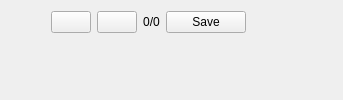
                <widget class="QWidget" name="pageMergeDiff">
                 <layout class="QVBoxLayout" name="verticalLayout12" stretch="0">
                  <item>
                   <layout class="QVBoxLayout" name="verticalLayoutMergeDiffHeader">
                    <item>
                     <layout class="QHBoxLayout" name="horizontalLayout_8" stretch="0,0,0,0,0,0,0">
                      <item>
                       <spacer name="horizontalSpacer_1">
                        <property name="orientation">
                         <enum>Qt::Orientation::Horizontal</enum>
                        </property>
                        <property name="sizeHint" stdset="0">
                         <size>
                          <width>40</width>
                          <height>20</height>
                         </size>
                        </property>
                       </spacer>
                      </item>
                      <item>
                       <widget class="QPushButton" name="pushButtonMergeDiffUp">
                        <property name="text">
                         <string/>
                        </property>
                        <property name="checkable">
                         <bool>true</bool>
                        </property>
                        <property name="flat">
                         <bool>false</bool>
                        </property>
                       </widget>
                      </item>
                      <item>
                       <widget class="QPushButton" name="pushButtonMergeDiffDown">
                        <property name="text">
                         <string/>
                        </property>
                        <property name="checkable">
                         <bool>false</bool>
                        </property>
                        <property name="flat">
                         <bool>false</bool>
                        </property>
                       </widget>
                      </item>
                      <item>
                       <widget class="QLabel" name="labelMergeDiffConflicts">
                        <property name="text">
                         <string notr="true">0/0</string>
                        </property>
                        <property name="alignment">
                         <set>Qt::AlignmentFlag::AlignCenter</set>
                        </property>
                       </widget>
                      </item>
                      <item>
                       <widget class="QPushButton" name="pushButtonMergeDiffSave">
                        <property name="text">
                         <string>Save</string>
                        </property>
                        <property name="checkable">
                         <bool>false</bool>
                        </property>
                        <property name="flat">
                         <bool>false</bool>
                        </property>
                       </widget>
                      </item>
                      <item>
                       <spacer name="horizontalSpacer_3">
                        <property name="orientation">
                         <enum>Qt::Orientation::Horizontal</enum>
                        </property>
                        <property name="sizeType">
                         <enum>QSizePolicy::Policy::Fixed</enum>
                        </property>
                        <property name="sizeHint" stdset="0">
                         <size>
                          <width>40</width>
                          <height>20</height>
                         </size>
                        </property>
                       </spacer>
                      </item>
                      <item>
                       <widget class="QPushButton" name="pushButtonMergeDiffClose">
                        <property name="text">
                         <string/>
                        </property>
                        <property name="flat">
                         <bool>true</bool>
                        </property>
                       </widget>
                      </item>
                     </layout>
                    </item>
                    <item>
                     <widget class="QStackedWidget" name="stackedWidgetMergeDiff">
                      <widget class="QWidget" name="pageMergeDiffSideBySide">
                       <layout class="QVBoxLayout" name="verticalLayoutMergeDiffSideBySide">
                        <property name="spacing">
                         <number>0</number>
                        </property>
                        <property name="leftMargin">
                         <number>0</number>
                        </property>
                        <property name="topMargin">
                         <number>0</number>
                        </property>
                        <property name="rightMargin">
                         <number>0</number>
                        </property>
                        <property name="bottomMargin">
                         <number>0</number>
                        </property>
                        <item>
                         <layout class="QVBoxLayout" name="verticalLayoutScintillaMergeDiffSideBySide">
                          <property name="spacing">
                           <number>0</number>
                          </property>
                          <item>
                           <widget class="GuiManager::Widgets::MergeDiffView" name="mergeDiffViewer" native="true"/>
                          </item>
                         </layout>
                        </item>
                       </layout>
                      </widget>
                     </widget>
                    </item>
                   </layout>
                  </item>
                 </layout>
                </widget>
